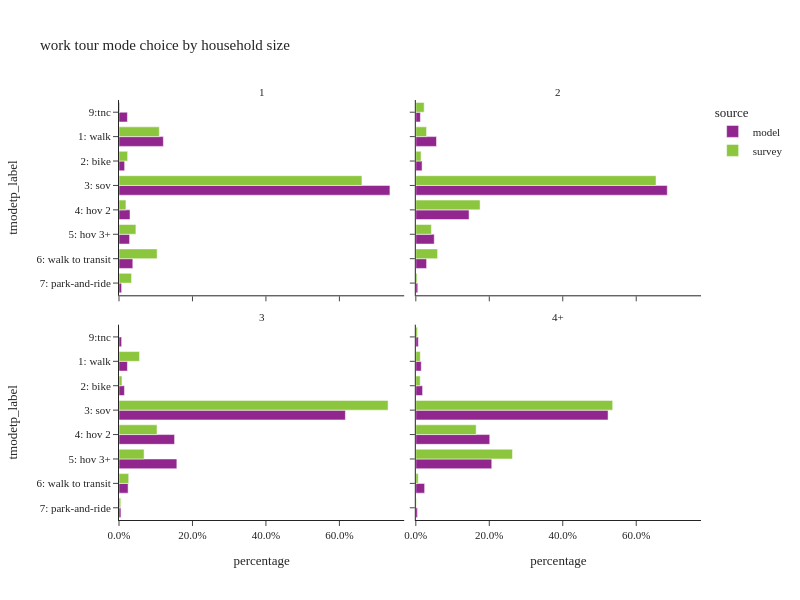

Notebook cell for this chart:
### Code cell
plot_mode_choice(wk_tour,"hhsize_4+",
                 {"hhsize_4+":["1","2","3","4+"],
                  "tmodetp_label":["1: walk","2: bike","3: sov","4: hov 2","5: hov 3+","6: walk to transit",
                                   "7: park-and-ride","8: school bus","9: other–survey only"]},
                 "household size",2,600)

### Figure 1 — Plotly figure (JSON) as saved in the notebook; plotly's stock layout.template omitted (floating-point values rounded to 4 significant figures)
{"data": [{"alignmentgroup": "True", "customdata": [[17455], [2506], [155360], [6370], [6040], [5948], [1233], [2976]], "hovertemplate": "source=model<br>hhsize_4+=1<br>percentage=%{x}<br>tmodetp_label=%{y}<br>sample count=%{customdata[0]}<extra></extra>", "legendgroup": "model", "marker": {"color": "#91268F", "pattern": {"shape": ""}}, "name": "model", "offsetgroup": "model", "orientation": "h", "showlegend": true, "textposition": "auto", "type": "bar", "x": [0.1208, 0.01532, 0.7376, 0.02996, 0.02883, 0.03756, 0.007124, 0.02289], "xaxis": "x3", "y": ["1: walk", "2: bike", "3: sov", "4: hov 2", "5: hov 3+", "6: walk to transit", "7: park-and-ride", "9:tnc"], "yaxis": "y3"}, {"alignmentgroup": "True", "customdata": [[71], [31], [248], [12], [13], [102], [10], [6]], "hovertemplate": "source=survey<br>hhsize_4+=1<br>percentage=%{x}<br>tmodetp_label=%{y}<br>sample count=%{customdata[0]}<extra></extra>", "legendgroup": "survey", "marker": {"color": "#8CC63E", "pattern": {"shape": ""}}, "name": "survey", "offsetgroup": "survey", "orientation": "h", "showlegend": true, "textposition": "auto", "type": "bar", "x": [0.1097, 0.02348, 0.6614, 0.01888, 0.046, 0.1038, 0.0342, 0.002525], "xaxis": "x3", "y": ["1: walk", "2: bike", "3: sov", "4: hov 2", "5: hov 3+", "6: walk to transit", "7: park-and-ride", "9:tnc"], "yaxis": "y3"}, {"alignmentgroup": "True", "customdata": [[21470], [7060], [372275], [77722], [26784], [11797], [2568], [4467]], "hovertemplate": "source=model<br>hhsize_4+=2<br>percentage=%{x}<br>tmodetp_label=%{y}<br>sample count=%{customdata[0]}<extra></extra>", "legendgroup": "model", "marker": {"color": "#91268F", "pattern": {"shape": ""}}, "name": "model", "offsetgroup": "model", "orientation": "h", "showlegend": false, "textposition": "auto", "type": "bar", "x": [0.05626, 0.01704, 0.6846, 0.145, 0.05017, 0.02933, 0.005279, 0.01241], "xaxis": "x4", "y": ["1: walk", "2: bike", "3: sov", "4: hov 2", "5: hov 3+", "6: walk to transit", "7: park-and-ride", "9:tnc"], "yaxis": "y4"}, {"alignmentgroup": "True", "customdata": [[60], [52], [424], [94], [18], [114], [7], [7]], "hovertemplate": "source=survey<br>hhsize_4+=2<br>percentage=%{x}<br>tmodetp_label=%{y}<br>sample count=%{customdata[0]}<extra></extra>", "legendgroup": "survey", "marker": {"color": "#8CC63E", "pattern": {"shape": ""}}, "name": "survey", "offsetgroup": "survey", "orientation": "h", "showlegend": false, "textposition": "auto", "type": "bar", "x": [0.0292, 0.01429, 0.6539, 0.175, 0.0423, 0.05926, 0.003313, 0.02273], "xaxis": "x4", "y": ["1: walk", "2: bike", "3: sov", "4: hov 2", "5: hov 3+", "6: walk to transit", "7: park-and-ride", "9:tnc"], "yaxis": "y4"}, {"alignmentgroup": "True", "customdata": [[7313], [4397], [216308], [52736], [54755], [6677], [1761], [2048]], "hovertemplate": "source=model<br>hhsize_4+=3<br>percentage=%{x}<br>tmodetp_label=%{y}<br>sample count=%{customdata[0]}<extra></extra>", "legendgroup": "model", "marker": {"color": "#91268F", "pattern": {"shape": ""}}, "name": "model", "offsetgroup": "model", "orientation": "h", "showlegend": false, "textposition": "auto", "type": "bar", "x": [0.02293, 0.01483, 0.6163, 0.1512, 0.1575, 0.02477, 0.005264, 0.00719], "xaxis": "x", "y": ["1: walk", "2: bike", "3: sov", "4: hov 2", "5: hov 3+", "6: walk to transit", "7: park-and-ride", "9:tnc"], "yaxis": "y"}, {"alignmentgroup": "True", "customdata": [[16], [9], [156], [34], [12], [25], [2], [1]], "hovertemplate": "source=survey<br>hhsize_4+=3<br>percentage=%{x}<br>tmodetp_label=%{y}<br>sample count=%{customdata[0]}<extra></extra>", "legendgroup": "survey", "marker": {"color": "#8CC63E", "pattern": {"shape": ""}}, "name": "survey", "offsetgroup": "survey", "orientation": "h", "showlegend": false, "textposition": "auto", "type": "bar", "x": [0.05582, 0.008053, 0.7325, 0.1035, 0.06831, 0.02639, 0.004775, 0.0005908], "xaxis": "x", "y": ["1: walk", "2: bike", "3: sov", "4: hov 2", "5: hov 3+", "6: walk to transit", "7: park-and-ride", "9:tnc"], "yaxis": "y"}, {"alignmentgroup": "True", "customdata": [[9753], [11134], [354734], [138521], [142425], [12522], [3119], [3934]], "hovertemplate": "source=model<br>hhsize_4+=4+<br>percentage=%{x}<br>tmodetp_label=%{y}<br>sample count=%{customdata[0]}<extra></extra>", "legendgroup": "model", "marker": {"color": "#91268F", "pattern": {"shape": ""}}, "name": "model", "offsetgroup": "model", "orientation": "h", "showlegend": false, "textposition": "auto", "type": "bar", "x": [0.0148, 0.01841, 0.5234, 0.2012, 0.2067, 0.024, 0.004587, 0.00685], "xaxis": "x2", "y": ["1: walk", "2: bike", "3: sov", "4: hov 2", "5: hov 3+", "6: walk to transit", "7: park-and-ride", "9:tnc"], "yaxis": "y2"}, {"alignmentgroup": "True", "customdata": [[8], [12], [184], [36], [42], [16], [1], [2]], "hovertemplate": "source=survey<br>hhsize_4+=4+<br>percentage=%{x}<br>tmodetp_label=%{y}<br>sample count=%{customdata[0]}<extra></extra>", "legendgroup": "survey", "marker": {"color": "#8CC63E", "pattern": {"shape": ""}}, "name": "survey", "offsetgroup": "survey", "orientation": "h", "showlegend": false, "textposition": "auto", "type": "bar", "x": [0.01221, 0.01189, 0.5359, 0.1643, 0.2631, 0.006606, 0.00141, 0.004561], "xaxis": "x2", "y": ["1: walk", "2: bike", "3: sov", "4: hov 2", "5: hov 3+", "6: walk to transit", "7: park-and-ride", "9:tnc"], "yaxis": "y2"}], "layout": {"annotations": [{"font": {}, "showarrow": false, "text": "3", "x": 0.245, "xanchor": "center", "xref": "paper", "y": 0.465, "yanchor": "bottom", "yref": "paper"}, {"font": {}, "showarrow": false, "text": "4+", "x": 0.755, "xanchor": "center", "xref": "paper", "y": 0.465, "yanchor": "bottom", "yref": "paper"}, {"font": {}, "showarrow": false, "text": "1", "x": 0.245, "xanchor": "center", "xref": "paper", "y": 1.0, "yanchor": "bottom", "yref": "paper"}, {"font": {}, "showarrow": false, "text": "2", "x": 0.755, "xanchor": "center", "xref": "paper", "y": 1.0, "yanchor": "bottom", "yref": "paper"}], "barmode": "group", "height": 600, "legend": {"title": {"text": "source"}, "tracegroupgap": 0}, "title": {"text": "work tour mode choice by household size"}, "width": 800, "xaxis": {"anchor": "y", "domain": [0.0, 0.49], "tickformat": ".1%", "title": {"text": "percentage"}}, "xaxis2": {"anchor": "y2", "domain": [0.51, 1.0], "matches": "x", "tickformat": ".1%", "title": {"text": "percentage"}}, "xaxis3": {"anchor": "y3", "domain": [0.0, 0.49], "matches": "x", "showticklabels": false, "tickformat": ".1%"}, "xaxis4": {"anchor": "y4", "domain": [0.51, 1.0], "matches": "x", "showticklabels": false, "tickformat": ".1%"}, "yaxis": {"anchor": "x", "categoryarray": ["9: other–survey only", "8: school bus", "7: park-and-ride", "6: walk to transit", "5: hov 3+", "4: hov 2", "3: sov", "2: bike", "1: walk"], "categoryorder": "array", "domain": [0.0, 0.465], "title": {"text": "tmodetp_label"}}, "yaxis2": {"anchor": "x2", "domain": [0.0, 0.465], "matches": "y", "showticklabels": false}, "yaxis3": {"anchor": "x3", "categoryarray": ["9: other–survey only", "8: school bus", "7: park-and-ride", "6: walk to transit", "5: hov 3+", "4: hov 2", "3: sov", "2: bike", "1: walk"], "categoryorder": "array", "domain": [0.535, 1.0], "matches": "y", "title": {"text": "tmodetp_label"}}, "yaxis4": {"anchor": "x4", "domain": [0.535, 1.0], "matches": "y", "showticklabels": false}}}
